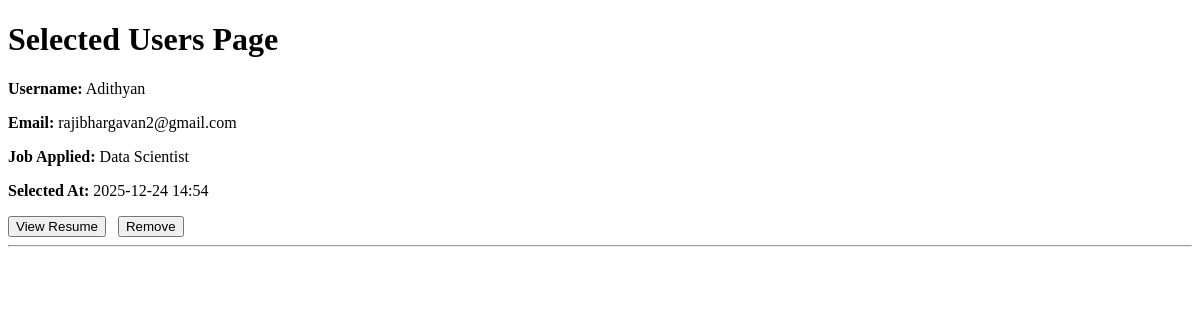
Before: /selected_app (signed in) with the older database file.
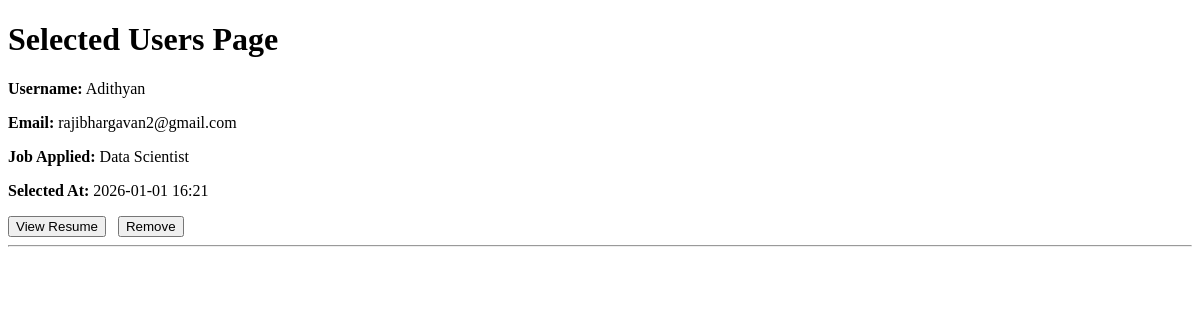
After: the same page with the newer database file.
### app.py (models this page shows, shortened)
class AppliedJob(db.Model):
    id = db.Column(db.Integer, primary_key=True)
    user_id = db.Column(db.Integer, db.ForeignKey('user.id'), nullable=False)
    username = db.Column(db.String(20), nullable=False)
    job_id = db.Column(db.Integer, db.ForeignKey('job.job_id'), nullable=False)
    job_title = db.Column(db.String(20), nullable=False)
    resume_path = db.Column(db.String(200), nullable=False)
    status = db.Column(db.String(20), default="Pending")  # Pending / Selected / Rejected
    applied_at = db.Column(db.DateTime, default=lambda: datetime.now(timezone.utc))
    selected_at = db.Column(db.DateTime, nullable=True)
    user = db.relationship('User', back_populates='applied_jobs')
    job = db.relationship('Job', back_populates='applicants')

class User(db.Model):
    id = db.Column(db.Integer, primary_key=True)
    role = db.Column(db.String(10), nullable=False)  # 'user' or 'admin'
    username = db.Column(db.String(20), unique=True, nullable=False)
    email = db.Column(db.String(120), unique=True, nullable=True)
    full_name = db.Column(db.String(100), nullable=True)
    password_hash = db.Column(db.String(128), nullable=False)
    applied_jobs = db.relationship('AppliedJob', back_populates='user')

### app.py (the view, shortened to what this page needs)
@app.route('/selected_app', methods=['GET', 'POST'])
def selected_app():
    if 'role' not in session or session['role'] != 'admin':
        flash("Access denied.", "danger")
        return redirect(url_for('index'))
    selected_apps = AppliedJob.query.filter_by(status='Selected').all()
    return render_template('admn_func/selctd_users.html', sapp=selected_apps, uname=session['username'])

### templates/admn_func/selctd_users.html (shortened to what this page needs)
<!DOCTYPE html>
<html>
<head>
</head>
<body>
  <h1>Selected Users Page</h1>
  {% if sapp %}
    {% for app in sapp %}
      <div>
        <p><b>Username:</b> {{ app.username }}</p>
        <p><b>Email:</b> {{ app.user.email if app.user else 'N/A' }}</p>
        <p><b>Job Applied:</b> {{ app.job_title }}</p>
        <p><b>Selected At:</b> {{ app.selected_at.strftime('%Y-%m-%d %H:%M %Z') if app.selected_at else '—' }}</p>
        <form action="{{ url_for('view_resume', applicant_id=app.id) }}" method="GET" style="display:inline;">
          <button type="submit">View Resume</button>
        </form>
        <form action="{{ url_for('reject_cand') }}" method="POST" style="display:inline; margin-left:8px;">
          <button type="submit" onclick="return confirm('Remove this selected applicant?')">Remove</button>
        </form>
      </div>
      <hr>
    {% endfor %}
  {% else %}
    <p>No selected applicants.</p>
  {% endif %}
</body>
</html>

Changed rows visible on the page:
changed AppliedJob "Adithyan": selected_at "2025-12-24 14:54" → "2026-01-01 16:21"
